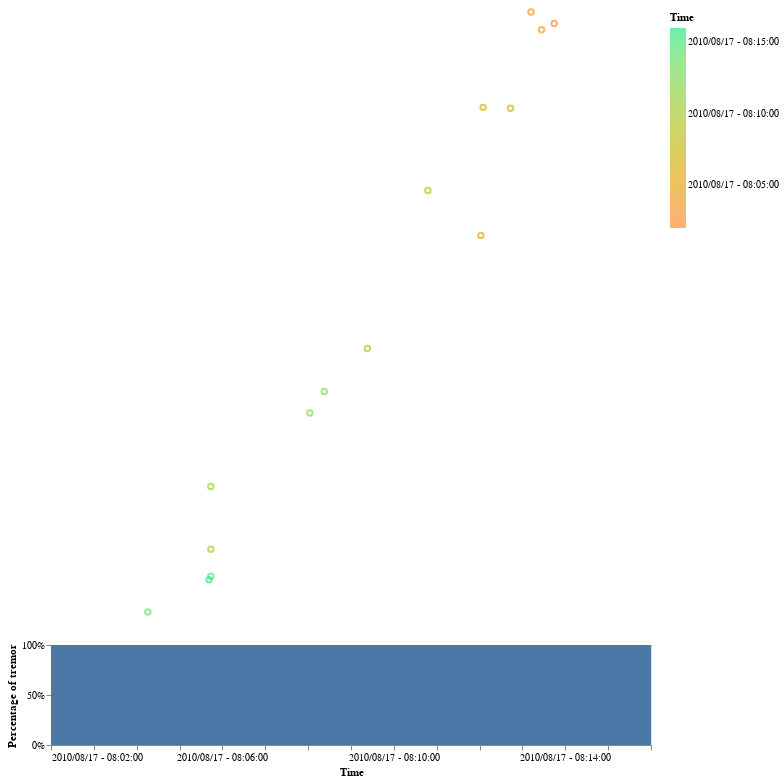

Notebook cell for this chart:
### Markdown cell above
### Tremor streaks

Tremor streaks propagate back and forth along the dip of the plate boundary, in a direction orthogonal to the main direction of propagation, at a speed of about 30 to 90 km/h. Their duration is a few dozens of minutes, and the distance traveled is a few dozens of kilometers.

### Code cell
myChart = visualize_tremor(tremors, 1, 1.0, datetime(2010, 8, 17, 8, 2, 0), datetime(2010, 8, 17, 8, 16, 0), \
    latmin=None, latmax=None, lonmin=None, lonmax=None)
myChart

### Figure 1 — Vega-Lite specification as saved in the notebook (floating-point values rounded to 4 significant figures)
{"$schema": "https://vega.github.io/schema/vega-lite/v3.4.0.json", "config": {"mark": {"tooltip": null}, "view": {"height": 300, "width": 400}}, "data": {"name": "data-f7524c2ded6c8635621ed77acb66b382"}, "datasets": {"data-f7524c2ded6c8635621ed77acb66b382": [{"Time": "2010-08-17T08:02:00", "Value": 1, "datetime": "2010-08-17T08:02:00", "depth": 35.86, "latitude": 48.15, "longitude": -123.0}, {"Time": "2010-08-17T08:03:00", "Value": 1, "datetime": "2010-08-17T08:03:00", "depth": 33.86, "latitude": 48.15, "longitude": -123.1}, {"Time": "2010-08-17T08:04:00", "Value": 1, "datetime": "2010-08-17T08:04:00", "depth": 33.62, "latitude": 48.15, "longitude": -123.1}, {"Time": "2010-08-17T08:05:00", "Value": 1, "datetime": "2010-08-17T08:05:00", "depth": 23.83, "latitude": 48.07, "longitude": -123.1}, {"Time": "2010-08-17T08:06:00", "Value": 1, "datetime": "2010-08-17T08:06:00", "depth": 33.88, "latitude": 48.12, "longitude": -123.1}, {"Time": "2010-08-17T08:07:00", "Value": 1, "datetime": "2010-08-17T08:07:00", "depth": 34.14, "latitude": 48.12, "longitude": -123.1}, {"Time": "2010-08-17T08:08:00", "Value": 1, "datetime": "2010-08-17T08:08:00", "depth": 37.67, "latitude": 48.09, "longitude": -123.1}, {"Time": "2010-08-17T08:09:00", "Value": 1, "datetime": "2010-08-17T08:09:00", "depth": 36.6, "latitude": 48.03, "longitude": -123.1}, {"Time": "2010-08-17T08:10:00", "Value": 1, "datetime": "2010-08-17T08:10:00", "depth": 42, "latitude": 47.95, "longitude": -123.2}, {"Time": "2010-08-17T08:11:00", "Value": 1, "datetime": "2010-08-17T08:11:00", "depth": 46, "latitude": 47.98, "longitude": -123.2}, {"Time": "2010-08-17T08:12:00", "Value": 1, "datetime": "2010-08-17T08:12:00", "depth": 35.6, "latitude": 48.01, "longitude": -123.2}, {"Time": "2010-08-17T08:13:00", "Value": 1, "datetime": "2010-08-17T08:13:00", "depth": 36, "latitude": 48.0, "longitude": -123.2}, {"Time": "2010-08-17T08:14:00", "Value": 1, "datetime": "2010-08-17T08:14:00", "depth": 34.5, "latitude": 47.93, "longitude": -123.3}, {"Time": "2010-08-17T08:15:00", "Value": 1, "datetime": "2010-08-17T08:15:00", "depth": 42.33, "latitude": 47.94, "longitude": -123.2}, {"Time": "2010-08-17T08:16:00", "Value": 1, "datetime": "2010-08-17T08:16:00", "depth": 36.2, "latitude": 47.94, "longitude": -123.2}]}, "vconcat": [{"encoding": {"color": {"field": "Time", "legend": {"format": "%Y/%m/%d - %H:%M:%S"}, "scale": {"scheme": "rainbow"}, "type": "temporal"}, "latitude": {"field": "latitude", "type": "quantitative"}, "longitude": {"field": "longitude", "type": "quantitative"}}, "height": 600, "mark": "point", "transform": [{"filter": {"selection": "selector003"}}], "width": 600}, {"encoding": {"x": {"axis": {"format": "%Y/%m/%d - %H:%M:%S", "title": "Time"}, "field": "Time", "type": "temporal"}, "y": {"axis": {"format": "%", "title": "Percentage of tremor"}, "field": "Value", "type": "quantitative"}}, "height": 100, "mark": "area", "selection": {"selector003": {"encodings": ["x"], "type": "interval"}}, "width": 600}]}
